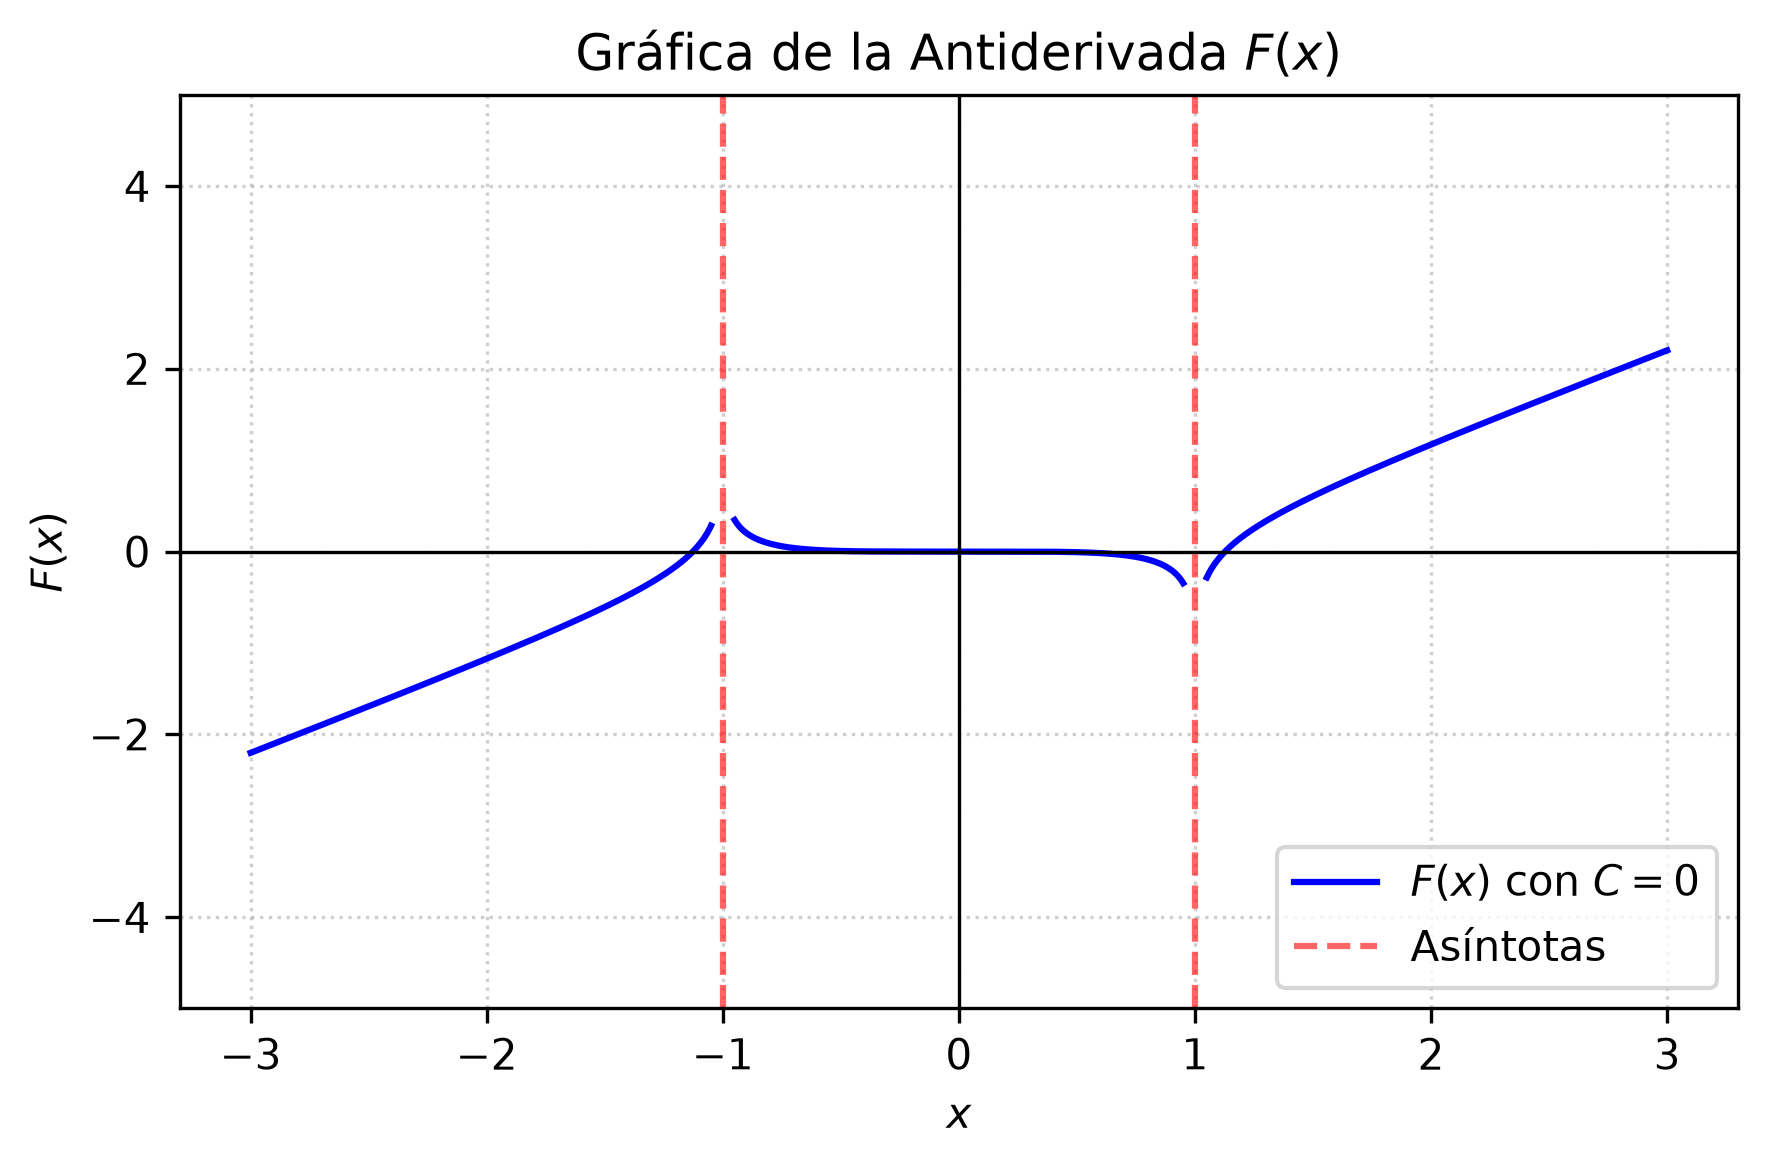

This chart was generated by the following Python code:
import matplotlib
matplotlib.use('Agg')
import numpy as np
import matplotlib.pyplot as plt

# Definir el dominio evitando las asíntotas en x = -1 y x = 1
x1 = np.linspace(-3, -1.05, 400)
x2 = np.linspace(-0.95, 0.95, 400)
x3 = np.linspace(1.05, 3, 400)

# Antiderivada F(x) con C = 0
def F(x):
    return x + 0.25 * np.log(np.abs((x - 1) / (x + 1))) - 0.5 * np.arctan(x)

y1 = F(x1)
y2 = F(x2)
y3 = F(x3)

plt.figure(figsize=(6, 4))
plt.plot(x1, y1, 'b-', label=r'$F(x)$ con $C=0$')
plt.plot(x2, y2, 'b-')
plt.plot(x3, y3, 'b-')

plt.axvline(x=-1, color='r', linestyle='--', alpha=0.6, label='Asíntotas')
plt.axvline(x=1, color='r', linestyle='--', alpha=0.6)

plt.title('Gráfica de la Antiderivada $F(x)$')
plt.xlabel('$x$')
plt.ylabel('$F(x)$')
plt.ylim(-5, 5)
plt.axhline(0, color='black', linewidth=0.8)
plt.axvline(0, color='black', linewidth=0.8)
plt.grid(True, linestyle=':', alpha=0.6)
plt.legend(loc='lower right')
plt.tight_layout()

plt.savefig(r'semana_03/graficas/SEM03_P12_grafica.png', dpi=300, bbox_inches='tight')
plt.close()
